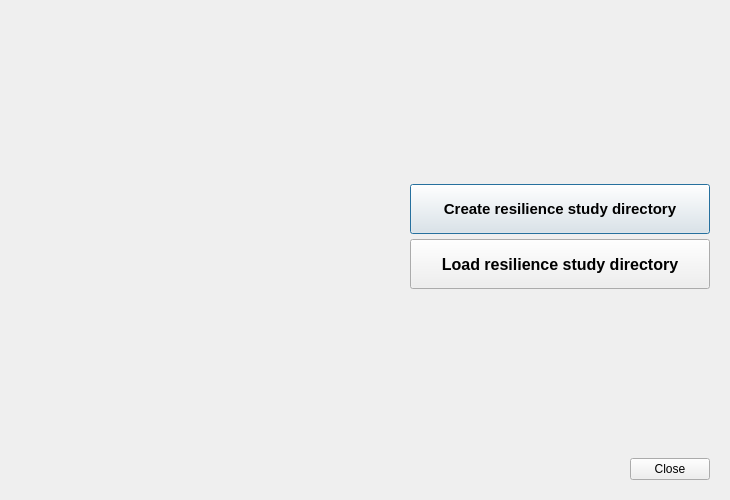
<?xml version="1.0" encoding="UTF-8"?>
<ui version="4.0">
 <class>WelcomeDialog</class>
 <widget class="QDialog" name="WelcomeDialog">
  <property name="geometry">
   <rect>
    <x>0</x>
    <y>0</y>
    <width>730</width>
    <height>500</height>
   </rect>
  </property>
  <property name="minimumSize">
   <size>
    <width>730</width>
    <height>500</height>
   </size>
  </property>
  <property name="maximumSize">
   <size>
    <width>730</width>
    <height>500</height>
   </size>
  </property>
  <property name="windowTitle">
   <string>Dialog</string>
  </property>
  <property name="windowIcon">
   <iconset resource="resources.qrc">
    <normaloff>:/icon/icons/RESILISTORM_mini.png</normaloff>:/icon/icons/RESILISTORM_mini.png</iconset>
  </property>
  <property name="styleSheet">
   <string notr="true">QDialog {
border-radius: 20px
}</string>
  </property>
  <property name="sizeGripEnabled">
   <bool>false</bool>
  </property>
  <property name="modal">
   <bool>false</bool>
  </property>
  <layout class="QHBoxLayout" name="horizontalLayout_2" stretch="1,0">
   <property name="spacing">
    <number>5</number>
   </property>
   <property name="leftMargin">
    <number>10</number>
   </property>
   <property name="topMargin">
    <number>10</number>
   </property>
   <property name="rightMargin">
    <number>10</number>
   </property>
   <property name="bottomMargin">
    <number>10</number>
   </property>
   <item alignment="Qt::AlignHCenter|Qt::AlignVCenter">
    <widget class="QLabel" name="label">
     <property name="text">
      <string/>
     </property>
     <property name="pixmap">
      <pixmap resource="resources.qrc">:/icon/icons/RESILISTORM_Welcome.gif</pixmap>
     </property>
     <property name="scaledContents">
      <bool>false</bool>
     </property>
     <property name="alignment">
      <set>Qt::AlignCenter</set>
     </property>
    </widget>
   </item>
   <item>
    <widget class="QWidget" name="widget" native="true">
     <layout class="QVBoxLayout" name="verticalLayout">
      <property name="spacing">
       <number>5</number>
      </property>
      <property name="leftMargin">
       <number>10</number>
      </property>
      <property name="topMargin">
       <number>10</number>
      </property>
      <property name="rightMargin">
       <number>10</number>
      </property>
      <property name="bottomMargin">
       <number>10</number>
      </property>
      <item>
       <spacer name="verticalSpacer">
        <property name="orientation">
         <enum>Qt::Vertical</enum>
        </property>
        <property name="sizeHint" stdset="0">
         <size>
          <width>20</width>
          <height>40</height>
         </size>
        </property>
       </spacer>
      </item>
      <item alignment="Qt::AlignHCenter">
       <widget class="QPushButton" name="NewButton">
        <property name="sizePolicy">
         <sizepolicy hsizetype="Fixed" vsizetype="Fixed">
          <horstretch>0</horstretch>
          <verstretch>0</verstretch>
         </sizepolicy>
        </property>
        <property name="minimumSize">
         <size>
          <width>300</width>
          <height>50</height>
         </size>
        </property>
        <property name="maximumSize">
         <size>
          <width>250</width>
          <height>50</height>
         </size>
        </property>
        <property name="font">
         <font>
          <pointsize>11</pointsize>
          <bold>true</bold>
         </font>
        </property>
        <property name="styleSheet">
         <string notr="true"/>
        </property>
        <property name="text">
         <string>Create resilience study directory</string>
        </property>
        <property name="icon">
         <iconset resource="resources.qrc">
          <normaloff>:/icon/icons/city-building.ico</normaloff>:/icon/icons/city-building.ico</iconset>
        </property>
        <property name="iconSize">
         <size>
          <width>20</width>
          <height>30</height>
         </size>
        </property>
        <property name="default">
         <bool>false</bool>
        </property>
        <property name="flat">
         <bool>false</bool>
        </property>
       </widget>
      </item>
      <item alignment="Qt::AlignHCenter">
       <widget class="QPushButton" name="LoadButton">
        <property name="sizePolicy">
         <sizepolicy hsizetype="Ignored" vsizetype="Fixed">
          <horstretch>0</horstretch>
          <verstretch>0</verstretch>
         </sizepolicy>
        </property>
        <property name="minimumSize">
         <size>
          <width>300</width>
          <height>50</height>
         </size>
        </property>
        <property name="maximumSize">
         <size>
          <width>250</width>
          <height>50</height>
         </size>
        </property>
        <property name="font">
         <font>
          <pointsize>12</pointsize>
          <bold>true</bold>
         </font>
        </property>
        <property name="text">
         <string>Load resilience study directory</string>
        </property>
        <property name="icon">
         <iconset resource="resources.qrc">
          <normaloff>:/icon/icons/data-transfer-upload-64.ico</normaloff>:/icon/icons/data-transfer-upload-64.ico</iconset>
        </property>
        <property name="iconSize">
         <size>
          <width>20</width>
          <height>30</height>
         </size>
        </property>
       </widget>
      </item>
      <item>
       <spacer name="verticalSpacer_2">
        <property name="orientation">
         <enum>Qt::Vertical</enum>
        </property>
        <property name="sizeHint" stdset="0">
         <size>
          <width>20</width>
          <height>40</height>
         </size>
        </property>
       </spacer>
      </item>
      <item>
       <widget class="QDialogButtonBox" name="buttonBox">
        <property name="orientation">
         <enum>Qt::Horizontal</enum>
        </property>
        <property name="standardButtons">
         <set>QDialogButtonBox::Close</set>
        </property>
        <property name="centerButtons">
         <bool>false</bool>
        </property>
       </widget>
      </item>
     </layout>
    </widget>
   </item>
  </layout>
 </widget>
 <resources>
  <include location="resources.qrc"/>
 </resources>
 <connections/>
</ui>
